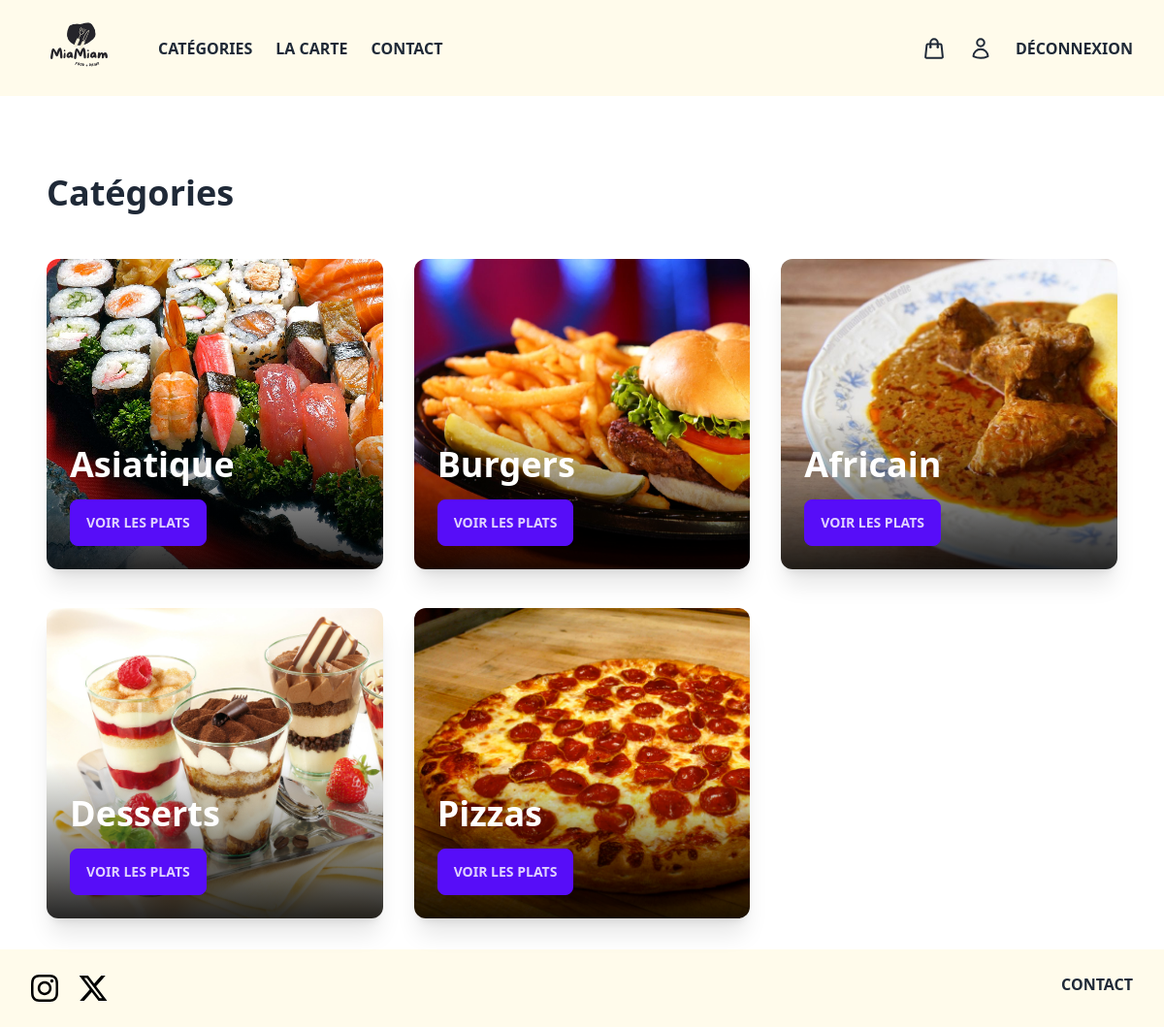
Page /categories.php (signed in) on the committed database.
### tables this page shows
CREATE TABLE IF NOT EXISTS `category` (
  `id` int UNSIGNED NOT NULL AUTO_INCREMENT,
  `title` varchar(100) NOT NULL,
  `image_name` varchar(250) NOT NULL,
  `featured` varchar(10) NOT NULL,
  `active` varchar(10) NOT NULL,
  PRIMARY KEY (`id`)
);

### categories.php (the view, shortened to what this page needs)
<?php
require("connection.php");
try {
    $sql = "SELECT * FROM category WHERE active = 'True'";
    $results = $conn->query($sql)->fetchAll();
} catch (PDOException $e) {
    echo $e->getMessage();
}
?>
<!DOCTYPE html>
<html lang="en">
<head>
    <link rel="stylesheet" href="css/output.css" />
</head>
<body>
    <?php require("components/header.php"); ?>
    <main class="mx-auto min-h-screen max-w-screen-xl px-12 py-8">
        <div class="mb-12">
            <h2 class="mt-12 text-4xl font-bold">Catégories</h2>
        </div>
        <div class="grid grid-cols-3 gap-x-8 gap-y-10 items-center mt-12">
            <?php foreach ($results as $result) { ?>
                <div class="h-[20rem] rounded-xl bg-no-repeat bg-cover relative shadow-xl" style="background: linear-gradient(to bottom, rgba(0, 0, 0, 0) 0%, rgba(0, 0, 0, 0) 50%, rgba(0, 0, 0, 0.85) 100%), url('assets/category/<?php echo $result["image_name"]; ?>') no-repeat; background-size: cover;">
                    <div class="absolute p-6 bottom-0">
                        <h2 class="text-4xl text-white font-semibold mb-4"><?php echo $result["title"]; ?></h2>
                        <a href="foods?category=<?php echo $result["id"]; ?>" class="btn btn-primary">Voir les plats</a>
                    </div>
                </div>
            <?php } ?>
        </div>
    </main>
    <?php require("components/footer.php"); ?>
</body>
</html>

### rows in the picture
category: image_name (picture), title "Asiatique"
category: image_name (picture), title "Burgers"
category: image_name (picture), title "Africain"
category: image_name (picture), title "Desserts"
category: image_name (picture), title "Pizzas"
